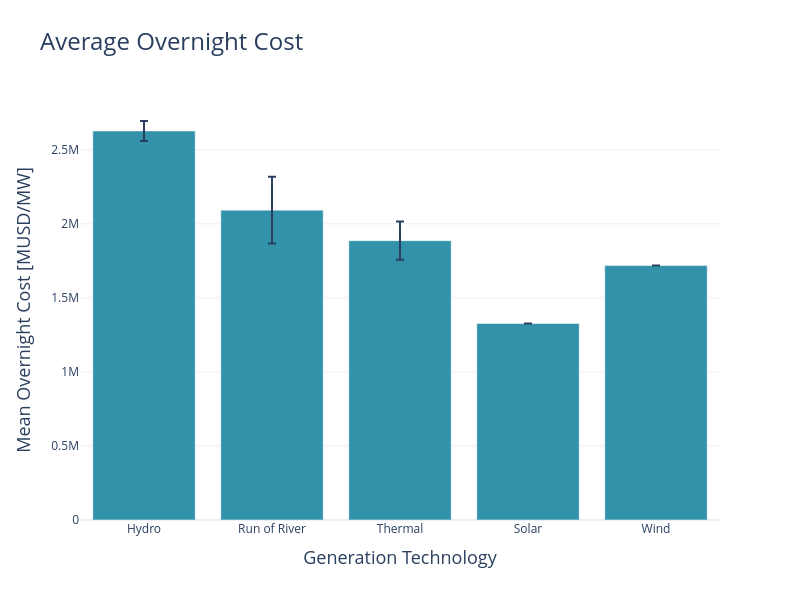

The code cell stored with this chart in its notebook:
### Code cell
# Calculate mean and standard error
gen_overnight_cost = gen_costs.groupby('gen_tech')['gen_overnight_cost'].agg(['mean', 'std', 'sem']).reset_index()
gen_overnight_cost = gen_overnight_cost.rename(columns={'mean': 'gen_overnight_cost', 'std': 'standard_dev','sem': 'error'})
# Apply desired order
gen_overnight_cost['gen_tech'] = pd.Categorical(gen_overnight_cost['gen_tech'], categories=tech_order, ordered=True)
gen_overnight_cost = gen_overnight_cost.sort_values('gen_tech')
# Plot
fig = go.Figure()
fig.add_trace(go.Bar(
    x=gen_overnight_cost['gen_tech'], y=gen_overnight_cost['gen_overnight_cost'],
    error_y=dict(type='data', array=gen_overnight_cost['error']),
    marker_color=colors[0]
))
fig.update_layout(
    height=12*50, width=16*50, template='plotly_white',
    title=dict(text='Average Overnight Cost', font=dict(size=24)),
    xaxis_title='Generation Technology', yaxis_title='Mean Overnight Cost [MUSD/MW]',
    xaxis=dict(title_font=dict(size=18), categoryorder='array', categoryarray=tech_order),
    yaxis=dict(title_font=dict(size=18))
)
fig.write_image("../images/Average Overnight Cost with Error Bars.png")
fig.show()

### Figure 1 — Plotly figure (JSON) as saved in the notebook; plotly's stock layout.template omitted (floating-point values rounded to 4 significant figures)
{"data": [{"error_y": {"array": [67610.0, 225800.0, 128900.0, 0, 0], "type": "data"}, "marker": {"color": "#3292A9"}, "type": "bar", "x": ["Hydro", "Run of River", "Thermal", "Solar", "Wind"], "y": [2627000.0, 2092500, 1886000.0, 1327000, 1718000]}], "layout": {"height": 600, "title": {"font": {"size": 24}, "text": "Average Overnight Cost"}, "width": 800, "xaxis": {"categoryarray": ["Hydro", "Run of River", "Thermal", "Solar", "Wind"], "categoryorder": "array", "title": {"font": {"size": 18}, "text": "Generation Technology"}}, "yaxis": {"title": {"font": {"size": 18}, "text": "Mean Overnight Cost [MUSD/MW]"}}}}
